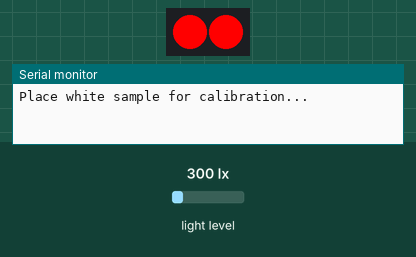
This sketch was run on a simulated Arduino Uno, built with avr-gcc and run on an emulated ATmega328P. Shown: 2 RGB LEDs in strip order, left to right, the last lines printed to the serial monitor. The inputs (shaded band) are chosen by the test bench; at power-on: light level 300 lx.

Above: at 5.01 s.
At 10.6 s:
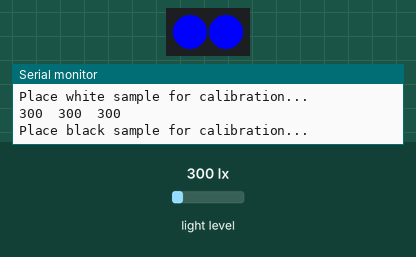
At 21.1 s:
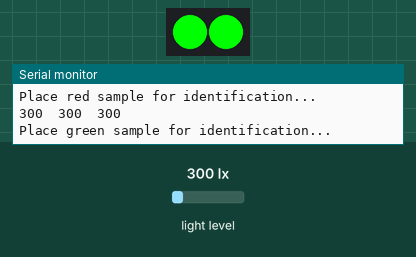
At 37.2 s:
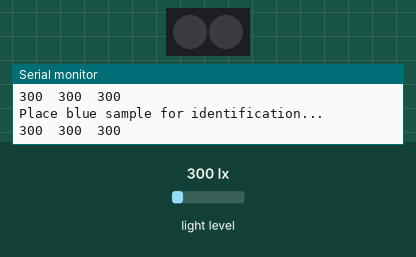
Timing chart, 0 to 38.7 s (numbered marks = the images above):
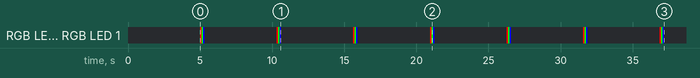

The sketch:

final_color_sensor_calibration.ino
```cpp
#include <MeMCore.h>

// number of samples for color calibration
#define NO_SAMPLES 30

// response time of light sensor in ms (need to check this value using response_time.ino)
#define RESPONSE_TIME 100

// values to control RGB LED
#define RED_LED 255,000,000
#define GREEN_LED 000,255,000
#define BLUE_LED 000,000,255
#define OFF_LED 000,000,000

// initialise peripheral objects
MeLightSensor light_sensor(PORT_6);
MeRGBLed led(PORT_7);  // the internal connection for LED is handled by port 7, with default slot number 2

// contains details for red, green and blue channels
struct Color {
  int red;
  int green;
  int blue;
};

/* COLOR CODE FOR REFERENCE DURING CALIBRATION
 * RED -> return 0
   GREEN -> return 1
   YELLOW -> return 2
   PURPLE -> return 3
   BLUE -> return 4
   WHITE -> return 5
   BLACK -> return 6
   OTHERS -> return -1 */

void setup() {
  // initialize serial communication at 9600 bps
  Serial.begin(9600);

  // perform color calibration first
  Serial.println("Place white sample for calibration...");
  delay(5000);
  Color white = get_colors();
  Serial.print(white.red);
  Serial.print("\t");
  Serial.print(white.green);
  Serial.print("\t");
  Serial.println(white.blue);
  Serial.println();

  Serial.println("Place black sample for calibration...");
  delay(5000);
  Color black = get_colors();
  Serial.print(black.red);
  Serial.print("\t");
  Serial.print(black.green);
  Serial.print("\t");
  Serial.println(black.blue);
  Serial.println();
  Serial.println("Finished calibration");

  // take red values
  Serial.println("Place red sample for identification...");
  delay(5000);
  Color red = get_colors();
  Serial.print(red.red);
  Serial.print("\t");
  Serial.print(red.green);
  Serial.print("\t");
  Serial.println(red.blue);
  Serial.println();

  // take green values
  Serial.println("Place green sample for identification...");
  delay(5000);
  Color green = get_colors();
  Serial.print(green.red);
  Serial.print("\t");
  Serial.print(green.green);
  Serial.print("\t");
  Serial.println(green.blue);
  Serial.println();

  // take yellow values
  Serial.println("Place yellow sample for identification...");
  delay(5000);
  Color yellow = get_colors();
  Serial.print(yellow.red);
  Serial.print("\t");
  Serial.print(yellow.green);
  Serial.print("\t");
  Serial.println(yellow.blue);
  Serial.println();

  // take purple values
  Serial.println("Place purple sample for identification...");
  delay(5000);
  Color purple = get_colors();
  Serial.print(purple.red);
  Serial.print("\t");
  Serial.print(purple.green);
  Serial.print("\t");
  Serial.println(purple.blue);
  Serial.println();

  // take blue values
  Serial.println("Place blue sample for identification...");
  delay(5000);
  Color blue = get_colors();
  Serial.print(blue.red);
  Serial.print("\t");
  Serial.print(blue.green);
  Serial.print("\t");
  Serial.println(blue.blue);
  Serial.println();

  Serial.println("Completed all!");
}

void loop() {
  // nothing here. everything done only once
}

int get_sample(){
  // takes 5 samples and returns the average
  int no_samples = 5;
  int sum = 0;
  delay(RESPONSE_TIME);

  for (int i = 0; i < no_samples; i++){
    sum += light_sensor.read();
  }

  return (sum / no_samples);
}

Color get_colors() {
  // takes NO_SAMPLES samples and returns the average for each channel
  Color new_color;

  // set RGB LED to RED
  led.setColor(RED_LED);
  led.show();
  new_color.red = get_single_color();

  // set RGB LED to GREEN
  led.setColor(GREEN_LED);
  led.show();
  new_color.green = get_single_color();

  // set RGB LED to BLUE
  led.setColor(BLUE_LED);
  led.show();
  new_color.blue = get_single_color();

  // turn off RGB LED
  led.setColor(OFF_LED);
  led.show();

  return new_color;
}

int get_single_color() {
  // returns the average color value for single channel
  int sum = 0;

  delay(RESPONSE_TIME);

  for (int j = 0; j < NO_SAMPLES; j++){
    sum += light_sensor.read();
  }

  return sum / NO_SAMPLES;
}
```
